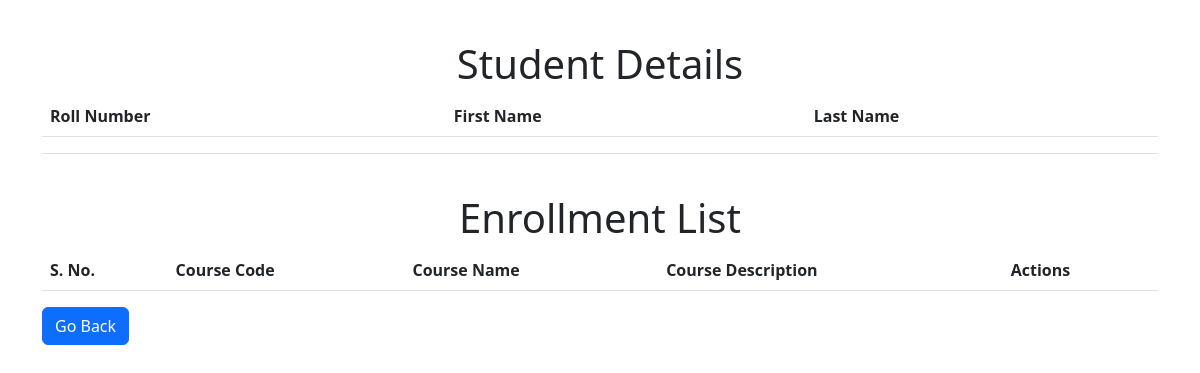
Before: /student/62 with the older database file.
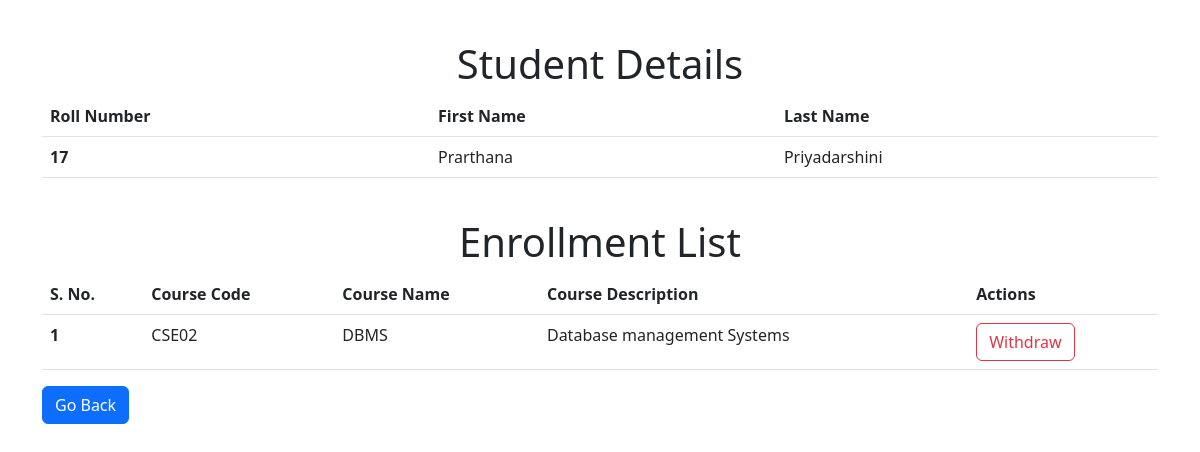
After: the same page with the newer database file.
### app.py (models this page shows)
class Student(db.Model):
    __tablename__ = "student"
    student_id = db.Column(db.Integer, primary_key=True, autoincrement=True)
    roll_number = db.Column(db.String, nullable=False, unique=True)
    first_name = db.Column(db.String, nullable=False)
    last_name = db.Column(db.String)

class Course(db.Model):
    __tablename__ = 'course'
    course_id = db.Column(db.Integer, primary_key=True, autoincrement=True)
    course_name = db.Column(db.String, nullable=False, unique=True)
    course_code = db.Column(db.String, nullable=False)
    course_description = db.Column(db.String)
    children = db.relationship("Student", secondary="enrollments")

### app.py (the view)
@app.route("/student/<int:student_iid>", methods=["GET", "POST"])
def complete_info(student_iid):
    student_id = Student.query.get(student_iid)
    enrol_ids = Enrollments.query.filter_by(estudent_id=student_iid).all()
    course_ids = []
    for i in enrol_ids:
        course_ids.append(i.ecourse_id)
    course_id = Course.query.filter(Course.course_id.in_(course_ids)).all()
    return render_template("student_detail.html", student_id = student_id, course_id=course_id)

### templates/student_detail.html (shortened to what this page needs)
<!DOCTYPE html>
<html>
    <head>
        <link href="https://cdn.jsdelivr.net/npm/bootstrap@5.2.0-beta1/dist/css/bootstrap.min.css" rel="stylesheet">
    </head>
    <body style="margin-top: 40px;">
        <div class="container">
        <h1><center>Student Details</center></h1>
        <table id="personal-details" class="table table-hover">
            <tr>
                <th scope="col">Roll Number</th>
                <th scope="col">First Name</th>
                <th scope="col">Last Name</th>
            </tr>
            <tr>
                <th scope="row">{{student_id["roll_number"]}}</td>
                <td>{{student_id["first_name"]}}</td>
                <td>{{student_id["last_name"]}}</td>
            </tr>
        </table><br>
        <h1><center>Enrollment List</center></h1>
        <table id="enroll-table" class="table table-hover">
            <tr>
                <th scope="col">S. No.</th>
                <th scope="col">Course Code</th>
                <th scope="col">Course Name</th>
                <th scope="col">Course Description</th>
                <th scope="col">Actions</th>
            </tr>
            {% for course in course_id %}
            <tr>
                <th scope="row">{{loop.index}}</td>
                <td>{{course["course_code"]}}</td>
                <td>{{course["course_name"]}}</td>
                <td>{{course["course_description"]}}</td>
                <td>
                    <form method="GET" action=“/student/{{student_id["student_id"]}}/withdraw/{{course["course_id"]}}”>
                        <a href="/student/{{student_id["student_id"]}}/withdraw/{{course["course_id"]}}"><button type="button" class="btn btn-outline-danger">Withdraw</button></a>
                    </form>
                </td>
            </tr>
            {% endfor %}
        </table>
        <a href="/"><input type="submit" value="Go Back" class="btn btn-primary"></a>
    </div>
    </body>
</html>

Changed rows visible on the page:
added Student: roll_number "17", first_name "Prarthana", last_name "Priyadarshini"
now on this page (row unchanged): Course: course_code "CSE02", course_name "DBMS", course_description "Database management Systems"
